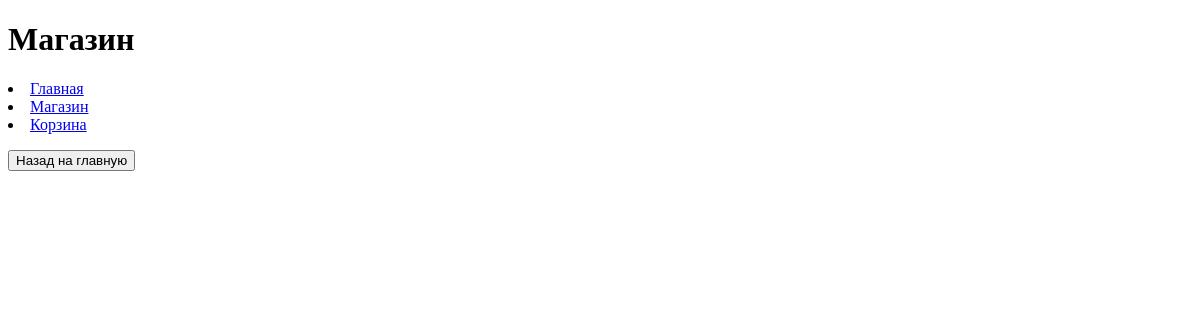
Before: /shop_page/ with the older database file.
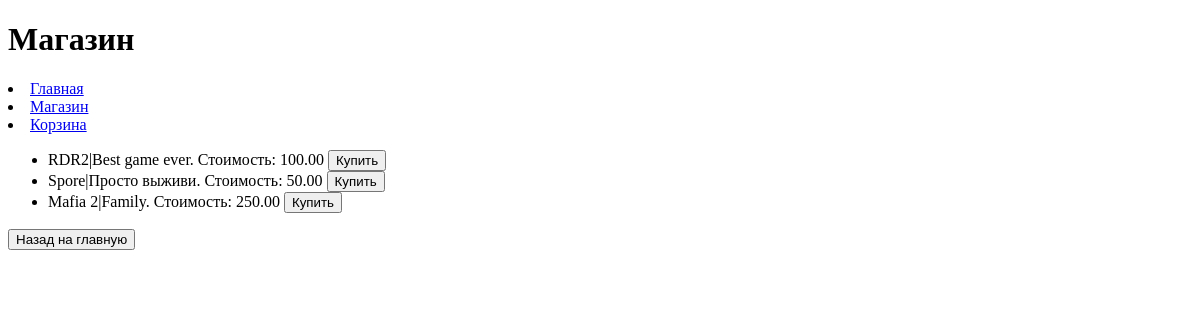
After: the same page with the newer database file.
### task1/models.py (models this page shows, shortened)
class Game(models.Model):
    title = models.CharField(max_length=100)
    cost = models.DecimalField(max_digits=5, decimal_places=2)
    size = models.DecimalField(max_digits=10, decimal_places=2)
    description = models.TextField()
    age_limited = models.BooleanField(default=False)
    buyer = models.ManyToManyField(Buyer, related_name='games')

### task1/views.py (the view)
# urls.py: path('shop_page/', shop_page),
def shop_page(request):
    Games = Game.objects.all()
    context = {
        'Games': Games,
    }
    return render(request, 'shop_page.html', context)

### task1/templates/shop_page.html (shortened to what this page needs)
{% extends 'menu.html' %}
    {% block pagename %}
    <h1>Магазин</h1>
    {% endblock %}
    {% block menu %}
        {{ block.super }}
    {% endblock %}
    {% block content %}
    <ul>
        {% for game in Games %}
            <li>{{ game.title }}|{{game.description}}. Стоимость: {{ game.cost }} <button>Купить</button></li>
        {% endfor %}
    </ul>
    <button onclick="location.href='/'">Назад на главную</button>
    {% endblock %}

### task1/templates/menu.html (shortened to what this page needs)
<!DOCTYPE html>
<html lang="en">
<head>
</head>
<body>
    {% block pagename %}{% endblock %}
    {% block menu %}
    <nav>
    <ui>
        <li><a href="/main_page/">Главная</a></li>
        <li><a href="/shop_page/">Магазин</a></li>
        <li><a href="/cart_page/">Корзина</a></li>
    </ui>
    </nav>
    {% endblock %}
    {% block content %}
    {% endblock %}
</body>
</html>

Changed rows visible on the page:
added Game: title "RDR2", description "Best game ever", cost "100.00"
added Game: title "Spore", description "Просто выживи", cost "50.00"
added Game: title "Mafia 2", description "Family", cost "250.00"
